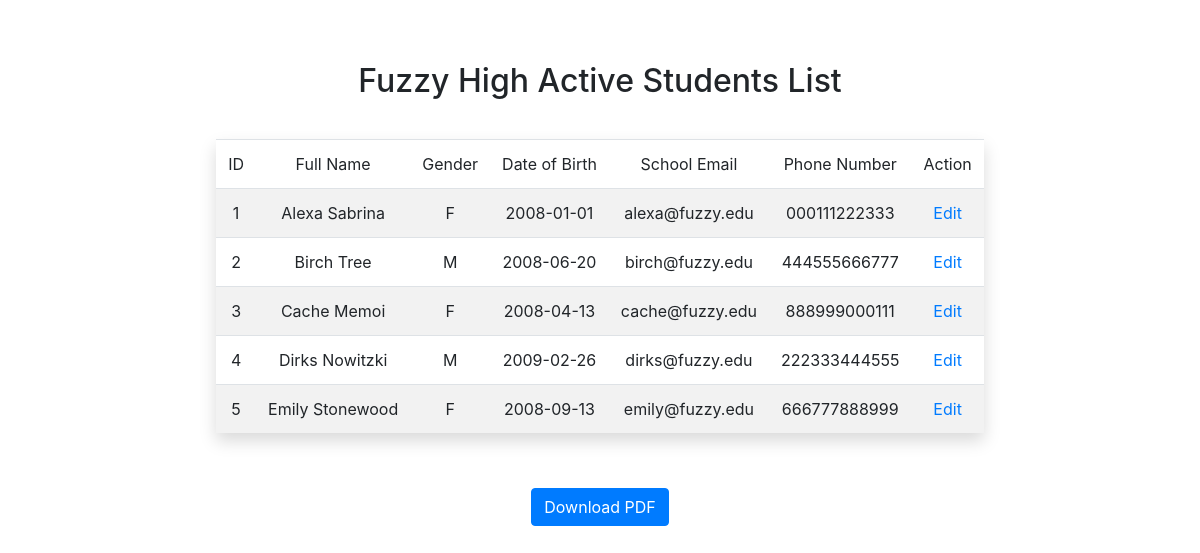
The page / on the database its author committed.
### tables this page shows
CREATE TABLE `student` (
  `sid` int(11) NOT NULL,
  `fname` varchar(100) NOT NULL,
  `gender` char(1) NOT NULL,
  `dob` date NOT NULL,
  `smail` varchar(100) NOT NULL,
  `pnum` varchar(13) NOT NULL
);

### index.php (the view, shortened to what this page needs)
<?php include("config.php"); ?>
<!DOCTYPE html>
<html lang="en">
<head>
    <link href="../bootstrap/css/bootstrap.min.css" rel="stylesheet">
</head>
<body class="d-flex flex-column justify-content-center align-items-center px-2 py-4">
    <main class="text-center">
        <p class="h2">Fuzzy High Active Students List</p>
        <table class="table table-striped shadow">
            <thead class="fw-bold">
                <tr>
                    <td scope="col">ID</td>
                    <td scope="col">Full Name</td>
                    <td scope="col">Gender</td>
                    <td scope="col">Date of Birth</td>
                    <td scope="col">School Email</td>
                    <td scope="col">Phone Number</td>
                    <td scope="col">Action</td>
                </tr>
            </thead>
            <tbody>
                <?php
                $sql = "SELECT * FROM student";
                $query = mysqli_query($db, $sql);
                while($student = mysqli_fetch_array($query) ){
                    echo "<tr>";
                    echo "<td>".$student["sid"]."</td>";
                    echo "<td>".$student["fname"]."</td>";
                    echo "<td>".$student["gender"]."</td>";
                    echo "<td>".$student["dob"]."</td>";
                    echo "<td>".$student["smail"]."</td>";
                    echo "<td>".$student["pnum"]."</td>";
                    echo "<td><a href='#'>Edit</a></td>";
                    echo "</tr>";
                }
                ?>
            </tbody>
        </table>
        <a href="fhasl-pdf.php" target="_blank" class="btn btn-primary">Download PDF</a>
    </main>
</body>
</html>

### index.php (style rules this page uses)
main > * { margin-top: 5%; }

### rows shown on the page
student: sid "1", fname "Alexa Sabrina", gender "F", dob "2008-01-01", smail "alexa@fuzzy.edu", pnum "000111222333"
student: sid "2", fname "Birch Tree", gender "M", dob "2008-06-20", smail "birch@fuzzy.edu", pnum "444555666777"
student: sid "3", fname "Cache Memoi", gender "F", dob "2008-04-13", smail "cache@fuzzy.edu", pnum "888999000111"
student: sid "4", fname "Dirks Nowitzki", gender "M", dob "2009-02-26", smail "dirks@fuzzy.edu", pnum "222333444555"
student: sid "5", fname "Emily Stonewood", gender "F", dob "2008-09-13", smail "emily@fuzzy.edu", pnum "666777888999"
